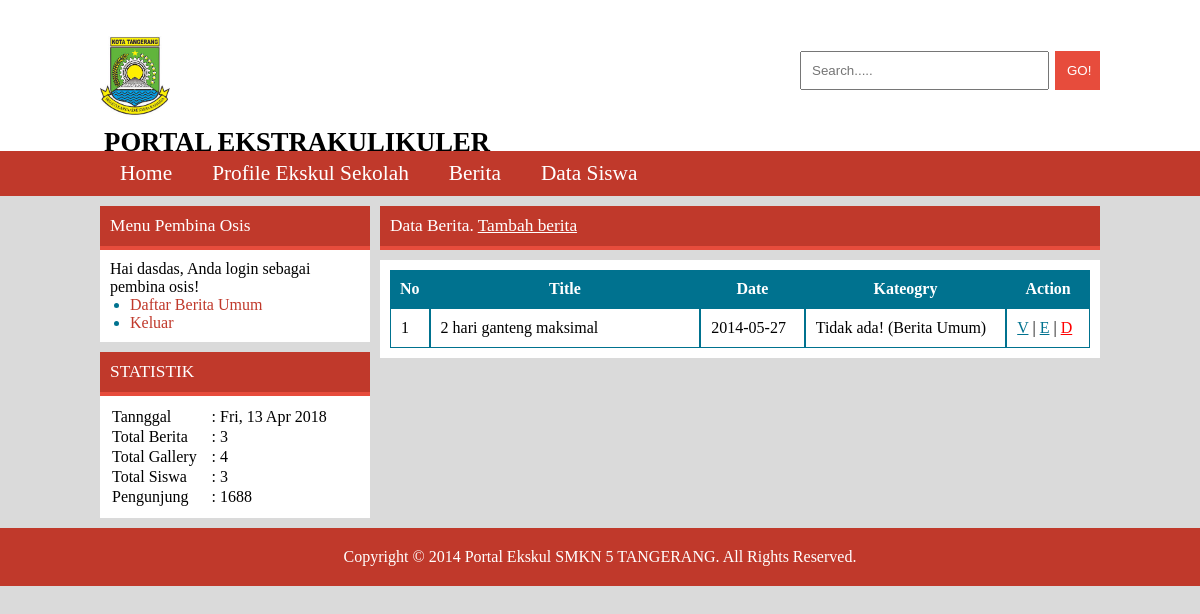
Page /index.php?page=berita&action=list (signed in) on the committed database.
### tables this page shows
CREATE TABLE IF NOT EXISTS `berita` (
  `id` int(11) NOT NULL AUTO_INCREMENT,
  `title` varchar(225) NOT NULL,
  `content` text NOT NULL,
  `id_ekskul` int(11) NOT NULL,
  `id_user` int(11) NOT NULL,
  `photo` text NOT NULL,
  `status` int(11) NOT NULL,
  `date` date NOT NULL,
  PRIMARY KEY (`id`)
);

### page/berita-list.php (the view, shortened to what this page needs)
<div id="right">
	<div class="box">
		<div class="box-head">
			Data Berita. <a href="index.php?page=berita&action=add"><u>Tambah berita</u></a>
		</div>
	</div>
	<div class="box">
		<div class="box-content">
			<table class="table_data" width="100%">
				<tr>
					<th width="5%">No</th>
					<th width="39%">Title</th>
					<th width="15%">Date</th>
					<th width="29%">Kateogry</th>
					<th width="10%">Action</th>
				</tr>
				<?php
					$q=mysqli_query($db,"SELECT * FROM berita where status = '1' and id_user = '$_SESSION[usr_id]' order by id desc");
					if(mysqli_num_rows($q) > 0) {
						$x=0;
						while($f=mysqli_fetch_array($q)) {
						$x++;
				?>
				<tr>
					<td width="5%"><?= $x ?></td>
					<td width="30%"><?=$f[title]?></td>
					<td width="15%"><?=$f[date]?></td>
					<td width="25%">
						<?php
							if($f[id_ekskul]==0) {
								echo "Tidak ada! (Berita Umum)";
							} else {
								echo ekskul_name($f[id_ekskul]);
							}
						?>
					</td>
					<td width="25%">
						<a class="link" target="_blank" href="index.php?page=berita&action=view&id=<?=$f[id]?>" title="View">V</a> |
						<a class="link" href="index.php?page=berita&action=edit&id=<?=$f[id]?>" title="Edit">E</a> |
						<a class="link" onclick="return confirm('Yakin mau menghapus berita <?=$f[title]?> ?');" style="color:red" href="index.php?page=berita&action=delete&id=<?=$f[id]?>" title="Delete">D</a>
					</td>
				</tr>
				<?php
						}
					} else {
						echo "Data Berita kosong";
					}
				?>
			</table>
		</div>
	</div>
</div>

### css/style.css (style rules this page uses)
* { padding:0; margin:0; }
body { font-family:calibri; color:inherit; background:#dadada; }
a { text-decoration:none; color:inherit; }
.link { color:#00728f; text-decoration:underline; }
#content #right { float:right; width:720px; }
#content #right:after { clear:both; display:block; content:''; }
.box { position:relative; width:100%; margin-bottom:10px; }
.box:after { clear:both; display:block; content:''; }
.box .box-head { background:#c0392b; padding:10px; font-size:13pt; color:white; border-bottom: 4px solid #e74c3c; }
.box .box-content { background:white; color:black; padding:10px; }
.table_data { width:100%; table-collapse:collapse; border-spacing:0; }
.table_data th { padding:10px; color:white; background:#00728f; }
.table_data tr td { padding:10px; border:1px solid #00728f; }

### rows in the picture
berita: title "2 hari ganteng maksimal", date "2014-05-27", shows "Tidak ada! (Berita Umum)"

### other values in the picture
$_SESSION[fullname] "dasdas"
mysqli_num_rows(mysqli_query($db,"SELECT * FROM berita")) "3"
mysqli_num_rows(mysqli_query($db,"SELECT * FROM gallery")) "4"
mysqli_num_rows(mysqli_query($db,"SELECT * FROM pengunjung")) "1688"
